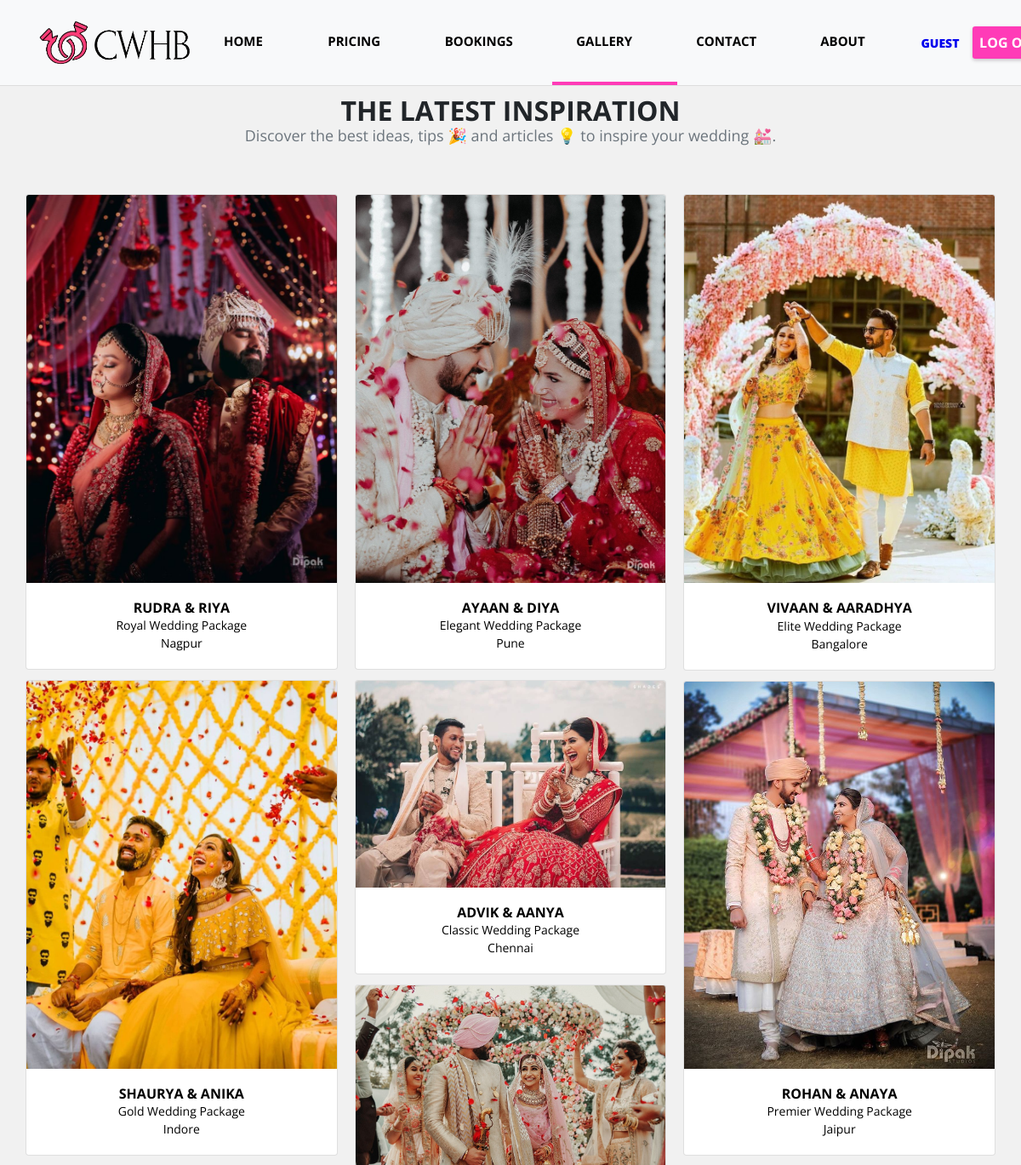
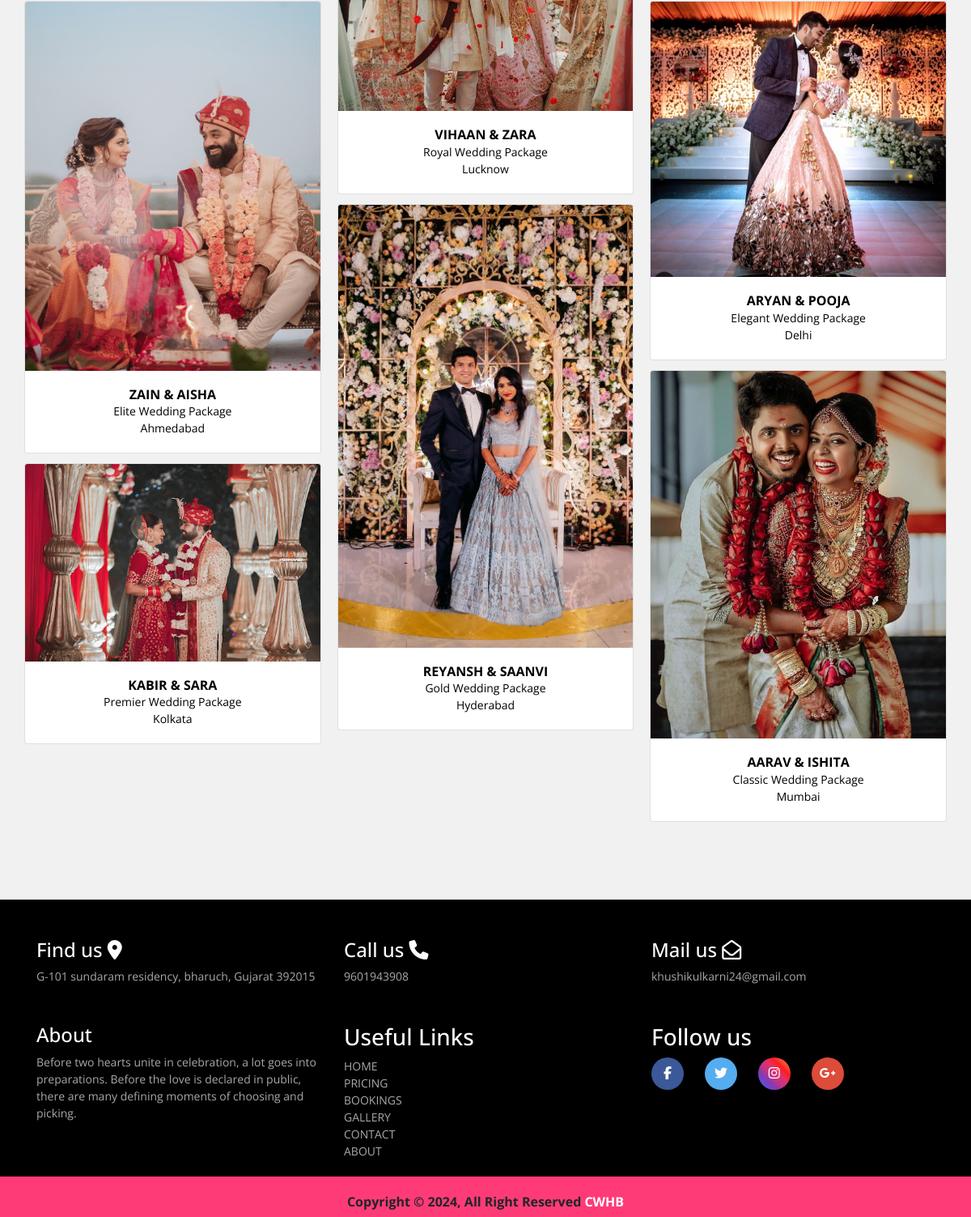
/gallery.php, run on the app's committed database (2 pictures, top to bottom).
### tables this page shows
CREATE TABLE `tblpostwedding` (
  `id` int(11) NOT NULL,
  `title` varchar(100) NOT NULL,
  `description` text NOT NULL,
  `preview_image` text NOT NULL,
  `location` varchar(100) NOT NULL,
  `status` enum('0','1') NOT NULL,
  `wedding_date` varchar(100) NOT NULL,
  `wedding_type` varchar(100) NOT NULL,
  `date_created` varchar(100) NOT NULL,
  `date_published` varchar(100) NOT NULL
);

### admin/include/database.php (called while the page is built, shortened)
<?php
class Database
{
    public $connection;
    public function open_connection()
    {
        $this->connection = mysqli_connect(DB_HOST, DB_USER, DB_PASS, DB_NAME);
    }
    public function query($sql)
    {
        $result = mysqli_query($this->connection, $sql);
        return $result;
    }
}
$db = new Database();
?>

### admin/include/EventWedding.php (called while the page is built, shortened)
<?php
class EventWedding extends DB_Object
{
    public $preview_image;
    public $upload_directory = "upload/events";
    public $image_placeholder = "http://placehold.it/64x64&text=images";
    public function preview_image_picture() {
        return empty($this->preview_image) ? $this->image_placeholder : $this->upload_directory. '/' .$this->preview_image;
    }
    public static function getEventBlogs() {
        global $db;
        $sql = "SELECT * FROM tblpostwedding WHERE status = '1' ORDER BY id DESC";
        $result_set = $db->query($sql);
        $the_object_array = array();
        while($row = mysqli_fetch_array($result_set)) {
            $the_object_array[] = static::instantiation($row);
        }
        return $the_object_array;
    }
}
?>

### admin/include/db_object.php (called while the page is built, shortened)
<?php
class DB_Object
{
    public static function instantiation($the_record){
        $the_object = new $calling_class;
        foreach($the_record as $the_attribute => $value)
        {
            if($the_object->has_the_attribute($the_attribute)) {
                $the_object->$the_attribute = $value;
            }
        }
        return $the_object;
    }
    private function has_the_attribute($the_attribute) {
        $object_properties = get_object_vars($this);
        return array_key_exists($the_attribute, $object_properties);
    }
}
?>

### gallery.php (the view, shortened to what this page needs)
<?php
    $blogEvent = EventWedding::getEventBlogs();
 ?>
<!doctype html>
<html lang="en">
<head>
    <link rel="stylesheet" type="text/css"
       <link
      rel="stylesheet"
      href="https://cdn.jsdelivr.net/npm/swiper@11/swiper-bundle.min.css"/>
 <link
      rel="stylesheet"href="https://cdn.materialdesignicons.com/2.1.19/css/materialdesignicons.min.css">
    <link rel="stylesheet" href="css/bootstrap.min.css">
<link rel="stylesheet" href="include/footer.css">
<link rel="stylesheet" href="nav.css">
    <link rel="stylesheet" href="css/bootstrap-datepicker.css">
</head>
<body>
<?php
include "include/nav.php";
?>
<br><br><br>
<div class="container">
    <div class="row">
        <div class="col-lg-12">
            <h4 class="h2 text-center mb-0"><b>THE LATEST INSPIRATION</b></h4>
            <p class="text-muted text-center" style="font-size:18px;">Discover the best ideas, tips 🎉 and articles 💡 to inspire your wedding 💒.</p>
           <br><br>
        </div>
           <div class="card-columns">
            <?php foreach($blogEvent as $blog_item) : ?>
               <div class="card">
                <img class="card-img-top" src="admin/<?= $blog_item->preview_image_picture();?>" alt="Card image cap">
                <div class="card-body">
                    <a style="color:black;" href="wedding_details.php?id=<?= $blog_item->id; ?>" class="btn-stamp">
                        <h6 class="card-title mt-0 mb-0 text-center font-weight-bold font-custom text-uppercase" style="color:black;"><?= $blog_item->title; ?></h6>
                        <p class="card-text mt-0 mb-0 text-center color_gray" style="color:black;"><?= $blog_item->wedding_type; ?></p>
                        <p class="card-text mt-0 mb-0 text-center color_light text-capitalize" style="color:black;"><i class="mdi mdi-map-marker"></i>
                            <?= $blog_item->location; ?></p>
                    </a>
                </div>
            </div>
            <?php endforeach; ?>
        </div>
    </div>
</div></div><br><br><br><br>
<?php include 'include/footer.php'; ?>
</body>
</html>

### include/nav.php (shortened to what this page needs)
<nav class="navbar navbar-expand-lg navbar-light fixed-top bg-light">
    <div class="container-fluid"><a class="navbar-brand" href="index.php"><img src="images/logo/rings.png" alt="" style="height:55px; width:180px;"></a>
        <div class="collapse navbar-collapse" id="navbarNavDropdown">
            <ul class="navbar-nav mr-auto">
                <li class="nav-item">
                    <a class="nav-link" href="home.php">Home <span class="sr-only">(current)</span></a>
                </li>
                <li class="nav-item">
                    <a class="nav-link" href="price.php">Pricing</a>
                </li>
                <li class="nav-item">
                    <a class="nav-link" href="recent_bookings.php">Bookings</a>
                </li>
                <li class="nav-item">
                    <a class="nav-link" href="gallery.php">Gallery</a>
                </li>
                <li class="nav-item">
                    <a class="nav-link" href="contact_us.php">Contact</a>
                </li>
<li class="nav-item">
                    <a class="nav-link" href="about.php">About</a>
                </li>
            </ul>
        <div class="form-inline my-2 my-lg-0">
            <a class="nav-link" href="">
                  <b style="font-size:14px; color:#0000EE"><?= isset($_SESSION['user_name']) ? ucfirst($_SESSION['user_name']) : 'Guest'; ?></b></a>
         </div>
            <div class="form-inline mr-2">
                <a class="btn btn-sm my-2 my-sm-0 mr-2 loginbtn" href="index.php">Log Out</a>
            </div>
        </div>
 <div id="active-marker" class="active-marker"></div>
    </div>
</nav>

### include/footer.php
<footer class="footer-section" style="background-color:black; width:100%">
    <div class="container">
        <div class="footer-cta pt-5 pb-5">
            <div class="row">
                <div class="col-xl-4 col-md-4 mb-30">
                    <div class="single-cta">
                        <div class="cta-text">
                            <h4 style="color:white;">Find us <i class="fas fa-map-marker-alt"></i></h4>
                            <span style="color:#aba7a7;">G-101 sundaram residency, bharuch, Gujarat 392015</span>
                        </div>
                    </div>
                </div>
                <div class="col-xl-4 col-md-4 mb-30">
                    <div class="single-cta">
                        <div class="cta-text">
                            <h4 style="color:white;">Call us  <i class="fas fa-phone"></i></h4>
                            <span style="color:#aba7a7;">9601943908</span>
                        </div>
                    </div>
                </div>
                <div class="col-xl-4 col-md-4 mb-30">
                    <div class="single-cta">
                        <div class="cta-text">
                            <h4 style="color:white;">Mail us <i class="far fa-envelope-open"></i></h4>
                            <span style="color:#aba7a7;">khushikulkarni24@gmail.com</span>
                        </div>
                    </div>
                </div>
            </div>
        </div>
        <div class="footer-content">
            <div class="row">
                <div class="col-xl-4 col-lg-4 mb-50">
                    <div style="font-weight:bold;">
                        <h4 style="color:white;">About</h4>
                    </div>
                    <div class="footer-widget">
                        <div class="footer-text">
                            <p style="color:#aba7a7;">Before two hearts unite in celebration, a lot goes into preparations. Before the love is declared in public, there are many defining moments of choosing and picking.</p>
                        </div>
                    </div>
                </div>
                <div class="col-xl-4 col-lg-4 col-md-6 mb-30">
                    <div class="footer-widget">
                        <div class="footer-widget-heading">
                            <h3 style="color:white;">Useful Links</h3>
                        </div>
                        <div class="footer-links">
                            <div><a href="home.php" style="color:#aba7a7;">HOME</a></div>
                            <div><a href="pricing.php" style="color:#aba7a7;">PRICING</a></div>
                            <div><a href="real-weddings.php" style="color:#aba7a7;">BOOKINGS</a></div>
                            <div><a href="gallery.php" style="color:#aba7a7;">GALLERY</a></div>
                            <div><a href="contact.php" style="color:#aba7a7;">CONTACT</a></div>
                            <div><a href="about.php" style="color:#aba7a7;">ABOUT</a></div>
                        </div>
                    </div>
                </div>
                <div class="col-xl-4 col-lg-4 col-md-6 mb-50">
                    <div class="footer-widget">
                        <div class="footer-social-icon">
                            <h3 style="color:white;">Follow us</h3>
                            <a href="#"><i class="fab fa-facebook-f facebook-bg"></i></a>&nbsp;&nbsp;
                            <a href="#"><i class="fab fa-twitter twitter-bg"></i></a>&nbsp;&nbsp;
                            <a href="#"><i class="fa-brands fa-instagram instagram-bg"></i></a>&nbsp;&nbsp;
                            <a href="#"><i class="fab fa-google-plus-g google-bg"></i></a>
                        </div>
                    </div>
                </div>
            </div>
        </div>
    </div>
    <br>
    <div class="copyright-area" style="background-color:#FF3B77; height:50px;">
        <div class="container">
            <div class="copyright-text">
                <p style="text-align:center; font-weight:bold; font-size:16px;"><br>Copyright &copy; 2024, All Right Reserved <a href="home.php" style="color:white;">CWHB</a></p>
            </div>
        </div>
    </div>
</footer>

### include/footer.css (style rules this page uses)
.footer-social-icon a { color: #fff; font-size: 16px; margin-right: 15px; }
.footer-social-icon i { height: 40px; width: 40px; text-align: center; line-height: 38px; border-radius: 50%; }
.facebook-bg { background: #3B5998; }
.twitter-bg { background: #55ACEE; }
.instagram-bg { background: linear-gradient(45deg, #405DE6, #5851DB, #833AB4, #C13584, #E1306C, #FD1D1D, #F56040, #FFD23F); }
.google-bg { background: #DD4B39; }
.footer-links div a { color: #aba7a7 ; transition: color 0.3s ease !important; }

### nav.css (style rules this page uses)
body { font-family: "Open Sans", "Roboto", sans-serif; line-height: 1.5em; margin-bottom: 0%; width: 100%; margin-top: 4%; overflow-x: hidden; background: #f1f1f1; font-size: 14px; }
.navbar-light .navbar-brand { color: #1a1a1a; font-weight: bold; line-height: 22px; }
.navbar { font-weight: bold; padding: 10px; font-style: normal; font-size: 15px; text-transform: uppercase; color: black; border-bottom: 1px solid #ddd; }
li.nav-item > a.nav-link { color: black !important; font-weight: bold !important; transition: color 0.3s ease; }
a.btn.btn-sm.my-2.my-sm-0.mr-2.loginbtn { background: #FF3BB7; font-size: 16px; color: white; font-weight:bold; padding: 5px; border: 2px solid transparent; width: 87px; transition: background-color 0.3s ease, color 0.3s ease; }
a.btn.btn-sm.my-2.my-sm-0.mr-2.loginbtn { box-shadow: 0 2px 4px rgba(0, 0, 0, 0.2); }
.navbar-brand { margin-left: 20px; width: 0.1px; transition: color 0.3s ease; }
ul { display: flex; width: 70%; height: 10vh; margin: auto; max-width: 900px; text-align: center; }
li { padding: 1rem 2rem 1.15rem; text-transform: uppercase; cursor: pointer; color: #ebebeb; min-width: 60px; margin: auto; }
.active-marker { position: absolute; bottom: 0; left: 0; height: 4px; background-color: #FF3BB7; transition: left 0.5s ease, width 0.5s ease; }

### data on the page
tblpostwedding: preview_image (picture), title "RUDRA & RIYA", wedding_type "Royal Wedding Package", location "Nagpur"
tblpostwedding: preview_image (picture), title "SHAURYA & ANIKA", wedding_type "Gold Wedding Package", location "Indore"
tblpostwedding: preview_image (picture), title "ZAIN & AISHA", wedding_type "Elite Wedding Package", location "Ahmedabad"
tblpostwedding: preview_image (picture), title "KABIR & SARA", wedding_type "Premier Wedding Package", location "Kolkata"
tblpostwedding: preview_image (picture), title "AYAAN & DIYA", wedding_type "Elegant Wedding Package", location "Pune"
tblpostwedding: preview_image (picture), title "ADVIK & AANYA", wedding_type "Classic Wedding Package", location "Chennai"
tblpostwedding: preview_image (picture), title "VIHAAN & ZARA", wedding_type "Royal Wedding Package", location "Lucknow"
tblpostwedding: preview_image (picture), title "REYANSH & SAANVI", wedding_type "Gold Wedding Package", location "Hyderabad"
tblpostwedding: preview_image (picture), title "VIVAAN & AARADHYA", wedding_type "Elite Wedding Package", location "Bangalore"
tblpostwedding: preview_image (picture), title "ROHAN & ANAYA", wedding_type "Premier Wedding Package", location "Jaipur"
tblpostwedding: preview_image (picture), title "ARYAN & POOJA", wedding_type "Elegant Wedding Package", location "Delhi"
tblpostwedding: preview_image (picture), title "AARAV & ISHITA", wedding_type "Classic Wedding Package", location "Mumbai"
